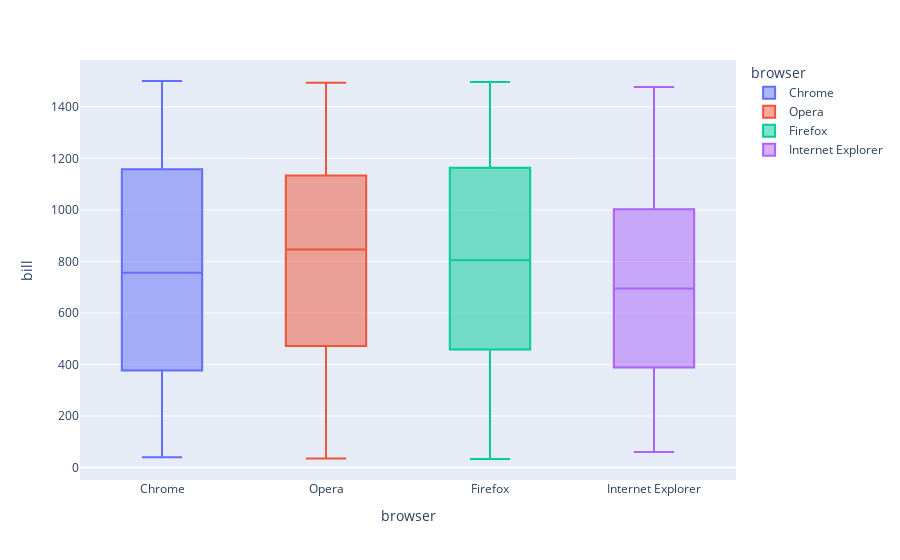

Here is the notebook cell this chart was saved with:
### Code cell
'''
Задание 4
Определите совокупность факторов, которые положительно и отрицательно влияют на сумму покупки. 
Сформулируйте рекомендации по кратному увеличению продаж с учётом полученных результатов. 
Выполните визуализацию результатов анализа зависимости. 
Чтобы выполнить задание, можно использовать библиотеки Pandas и Seaborn или Plotly (по вашему выбору).
'''

fig = px.box(DataFrame, x="browser", y="bill", color = "browser")
fig.show()

### Figure 1 — Plotly figure (JSON) as saved in the notebook; plotly's stock layout.template omitted (floating-point values rounded to 4 significant figures; data arrays with more than 128 entries replaced by an {"elided": "..."} marker saying what was removed)
{"data": [{"alignmentgroup": "True", "hovertemplate": "browser=%{x}<br>bill=%{y}<extra></extra>", "legendgroup": "Chrome", "marker": {"color": "#636efa"}, "name": "Chrome", "notched": false, "offsetgroup": "Chrome", "orientation": "v", "showlegend": true, "type": "box", "x": {"elided": "305 str values"}, "x0": " ", "xaxis": "x", "y": {"elided": "305 int values"}, "y0": " ", "yaxis": "y"}, {"alignmentgroup": "True", "hovertemplate": "browser=%{x}<br>bill=%{y}<extra></extra>", "legendgroup": "Opera", "marker": {"color": "#EF553B"}, "name": "Opera", "notched": false, "offsetgroup": "Opera", "orientation": "v", "showlegend": true, "type": "box", "x": {"elided": "170 str values"}, "x0": " ", "xaxis": "x", "y": {"elided": "170 int values"}, "y0": " ", "yaxis": "y"}, {"alignmentgroup": "True", "hovertemplate": "browser=%{x}<br>bill=%{y}<extra></extra>", "legendgroup": "Firefox", "marker": {"color": "#00cc96"}, "name": "Firefox", "notched": false, "offsetgroup": "Firefox", "orientation": "v", "showlegend": true, "type": "box", "x": {"elided": "300 str values"}, "x0": " ", "xaxis": "x", "y": {"elided": "300 int values"}, "y0": " ", "yaxis": "y"}, {"alignmentgroup": "True", "hovertemplate": "browser=%{x}<br>bill=%{y}<extra></extra>", "legendgroup": "Internet Explorer", "marker": {"color": "#ab63fa"}, "name": "Internet Explorer", "notched": false, "offsetgroup": "Internet Explorer", "orientation": "v", "showlegend": true, "type": "box", "x": {"elided": "140 str values"}, "x0": " ", "xaxis": "x", "y": {"elided": "140 int values"}, "y0": " ", "yaxis": "y"}], "layout": {"autosize": true, "boxmode": "overlay", "legend": {"title": {"text": "browser"}, "tracegroupgap": 0}, "margin": {"t": 60}, "xaxis": {"anchor": "y", "autorange": true, "categoryarray": ["Chrome", "Opera", "Firefox", "Internet Explorer"], "categoryorder": "array", "domain": [0, 1], "range": [-0.5, 3.5], "title": {"text": "browser"}, "type": "category"}, "yaxis": {"anchor": "x", "autorange": true, "domain": [0, 1], "range": [-48.5, 1582.0], "title": {"text": "bill"}, "type": "linear"}}}
